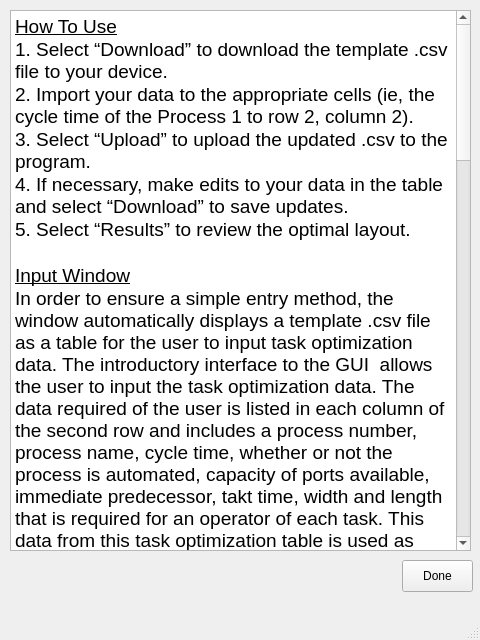
<?xml version="1.0" encoding="UTF-8"?>
<ui version="4.0">
 <class>MainWindow</class>
 <widget class="QMainWindow" name="MainWindow">
  <property name="geometry">
   <rect>
    <x>0</x>
    <y>0</y>
    <width>480</width>
    <height>640</height>
   </rect>
  </property>
  <property name="windowTitle">
   <string>MainWindow</string>
  </property>
  <widget class="QWidget" name="centralwidget">
   <widget class="QPushButton" name="pushButtonDone">
    <property name="geometry">
     <rect>
      <x>402</x>
      <y>560</y>
      <width>71</width>
      <height>32</height>
     </rect>
    </property>
    <property name="text">
     <string>Done</string>
    </property>
   </widget>
   <widget class="QTextBrowser" name="textBrowser">
    <property name="geometry">
     <rect>
      <x>10</x>
      <y>10</y>
      <width>461</width>
      <height>541</height>
     </rect>
    </property>
    <property name="styleSheet">
     <string notr="true">font: 14pt &quot;Helvetica&quot;;</string>
    </property>
    <property name="html">
     <string>&lt;!DOCTYPE HTML PUBLIC &quot;-//W3C//DTD HTML 4.0//EN&quot; &quot;http://www.w3.org/TR/REC-html40/strict.dtd&quot;&gt;
&lt;html&gt;&lt;head&gt;&lt;meta name=&quot;qrichtext&quot; content=&quot;1&quot; /&gt;&lt;style type=&quot;text/css&quot;&gt;
p, li { white-space: pre-wrap; }
&lt;/style&gt;&lt;/head&gt;&lt;body style=&quot; font-family:'Helvetica'; font-size:14pt; font-weight:400; font-style:normal;&quot;&gt;
&lt;p style=&quot; margin-top:0px; margin-bottom:0px; margin-left:0px; margin-right:0px; -qt-block-indent:0; text-indent:0px;&quot;&gt;&lt;a name=&quot;docs-internal-guid-2575220b-7fff-4287-2557-40c273b83d74&quot;&gt;&lt;/a&gt;&lt;span style=&quot; text-decoration: underline; color:#000000; background-color:transparent;&quot;&gt;H&lt;/span&gt;&lt;span style=&quot; text-decoration: underline; color:#000000; background-color:transparent;&quot;&gt;ow To Use&lt;/span&gt;&lt;/p&gt;
&lt;p style=&quot; margin-top:0px; margin-bottom:0px; margin-left:0px; margin-right:0px; -qt-block-indent:0; text-indent:0px;&quot;&gt;&lt;a name=&quot;docs-internal-guid-19474c79-7fff-71cc-b538-8d911e409bbf&quot;&gt;&lt;/a&gt;&lt;span style=&quot; color:#000000; background-color:transparent;&quot;&gt;1&lt;/span&gt;&lt;span style=&quot; color:#000000; background-color:transparent;&quot;&gt;. Select “Download” to download the template .csv file to your device.&lt;/span&gt;&lt;/p&gt;
&lt;p style=&quot; margin-top:0px; margin-bottom:0px; margin-left:0px; margin-right:0px; -qt-block-indent:0; text-indent:0px;&quot;&gt;&lt;span style=&quot; color:#000000; background-color:transparent;&quot;&gt;2. &lt;/span&gt;&lt;a name=&quot;docs-internal-guid-5ca41c6e-7fff-b358-a499-ee987e804574&quot;&gt;&lt;/a&gt;&lt;span style=&quot; color:#000000; background-color:transparent;&quot;&gt;I&lt;/span&gt;&lt;span style=&quot; color:#000000; background-color:transparent;&quot;&gt;mport your data to the appropriate cells (ie, the cycle time of the Process 1 to row 2, column 2).&lt;/span&gt;&lt;/p&gt;
&lt;p style=&quot; margin-top:0px; margin-bottom:0px; margin-left:0px; margin-right:0px; -qt-block-indent:0; text-indent:0px;&quot;&gt;&lt;span style=&quot; color:#000000; background-color:transparent;&quot;&gt;3. &lt;/span&gt;&lt;a name=&quot;docs-internal-guid-a22eb044-7fff-dd43-89b7-e1263a7f52ba&quot;&gt;&lt;/a&gt;&lt;span style=&quot; color:#000000; background-color:transparent;&quot;&gt;S&lt;/span&gt;&lt;span style=&quot; font-family:'Arial'; color:#000000; background-color:transparent;&quot;&gt;elect “Upload” to upload the updated .csv to the program.&lt;/span&gt;&lt;/p&gt;
&lt;p style=&quot; margin-top:0px; margin-bottom:0px; margin-left:0px; margin-right:0px; -qt-block-indent:0; text-indent:0px;&quot;&gt;&lt;span style=&quot; font-family:'Arial'; color:#000000; background-color:transparent;&quot;&gt;4. &lt;/span&gt;&lt;a name=&quot;docs-internal-guid-f542fd04-7fff-fa75-50b5-0bfb89917490&quot;&gt;&lt;/a&gt;&lt;span style=&quot; font-family:'Arial'; color:#000000; background-color:transparent;&quot;&gt;I&lt;/span&gt;&lt;span style=&quot; font-family:'Arial'; color:#000000; background-color:transparent;&quot;&gt;f necessary, make edits to your data in the table and select “Download” to save updates.&lt;/span&gt;&lt;/p&gt;
&lt;p style=&quot; margin-top:0px; margin-bottom:0px; margin-left:0px; margin-right:0px; -qt-block-indent:0; text-indent:0px;&quot;&gt;&lt;span style=&quot; font-family:'Arial'; color:#000000; background-color:transparent;&quot;&gt;5. &lt;/span&gt;&lt;a name=&quot;docs-internal-guid-38d91a71-7fff-4e37-288b-d14484009e3c&quot;&gt;&lt;/a&gt;&lt;span style=&quot; font-family:'Arial'; color:#000000; background-color:transparent;&quot;&gt;S&lt;/span&gt;&lt;span style=&quot; font-family:'Arial'; color:#000000; background-color:transparent;&quot;&gt;elect “Results” to review the optimal layout.&lt;/span&gt;&lt;/p&gt;
&lt;p style=&quot;-qt-paragraph-type:empty; margin-top:0px; margin-bottom:0px; margin-left:0px; margin-right:0px; -qt-block-indent:0; text-indent:0px; font-family:'Arial'; color:#000000;&quot;&gt;&lt;br /&gt;&lt;/p&gt;
&lt;p style=&quot; margin-top:0px; margin-bottom:0px; margin-left:0px; margin-right:0px; -qt-block-indent:0; text-indent:0px;&quot;&gt;&lt;span style=&quot; font-family:'Arial'; text-decoration: underline; color:#000000;&quot;&gt;Input Window&lt;/span&gt;&lt;/p&gt;
&lt;p style=&quot; margin-top:0px; margin-bottom:0px; margin-left:0px; margin-right:0px; -qt-block-indent:0; text-indent:0px;&quot;&gt;&lt;span style=&quot; font-family:'Arial'; color:#000000;&quot;&gt;In order to ensure a simple entry method, the window automatically displays a template .csv file as a table for the user to input task optimization data. The introductory interface to the GUI  allows the user to input the task optimization data. The data required of the user is listed in each column of the second row and includes a process number, process name, cycle time, whether or not the process is automated, capacity of ports available, immediate predecessor, takt time, width and length that is required for an operator of each task. This data from this task optimization table is used as inputs for the optimization script.&lt;/span&gt;&lt;/p&gt;
&lt;p style=&quot;-qt-paragraph-type:empty; margin-top:0px; margin-bottom:0px; margin-left:0px; margin-right:0px; -qt-block-indent:0; text-indent:0px; font-family:'Arial'; color:#000000;&quot;&gt;&lt;br /&gt;&lt;/p&gt;
&lt;p style=&quot; margin-top:0px; margin-bottom:0px; margin-left:0px; margin-right:0px; -qt-block-indent:0; text-indent:0px;&quot;&gt;&lt;span style=&quot; font-family:'Arial'; color:#000000;&quot;&gt;There are four pushbuttons at the bottom of the window. The &amp;quot;Download&amp;quot; pushbutton in the bottom right allows the user to download their inputted data as a .csv file and save it with their choice of file name. The &amp;quot;Upload&amp;quot; pushbutton, located to the right of the &amp;quot;Download&amp;quot; pushbutton, lets the user upload any changes made directly to the .csv file by selecting their choice of file with a file directory window. When selected, the &amp;quot;Results&amp;quot; pushbutton, located to the right of the &amp;quot;Upload&amp;quot; pushbutton, prompts the optimization suite to take the data inputted and run the optimization script.&lt;/span&gt;&lt;/p&gt;
&lt;p style=&quot;-qt-paragraph-type:empty; margin-top:0px; margin-bottom:0px; margin-left:0px; margin-right:0px; -qt-block-indent:0; text-indent:0px; font-family:'Arial'; text-decoration: underline; color:#000000;&quot;&gt;&lt;br /&gt;&lt;/p&gt;
&lt;p style=&quot; margin-top:0px; margin-bottom:0px; margin-left:0px; margin-right:0px; -qt-block-indent:0; text-indent:0px;&quot;&gt;&lt;span style=&quot; font-family:'Arial'; text-decoration: underline; color:#000000;&quot;&gt;Results Window&lt;/span&gt;&lt;/p&gt;
&lt;p style=&quot; margin-top:0px; margin-bottom:0px; margin-left:0px; margin-right:0px; -qt-block-indent:0; text-indent:0px;&quot;&gt;&lt;span style=&quot; font-family:'Arial'; color:#000000;&quot;&gt;The Results window that appears when the user presses the &amp;quot;Results&amp;quot; pushbutton in the bottom right corner on the Input Window. This window displays a table of the solution with the optimized task grouping assignments for the manufacturing facility. The data presented for the user is listed in each column of the first row and details each station number with its assigned task, number of operators and number of computer operators. &lt;/span&gt;&lt;/p&gt;
&lt;p style=&quot;-qt-paragraph-type:empty; margin-top:0px; margin-bottom:0px; margin-left:0px; margin-right:0px; -qt-block-indent:0; text-indent:0px; font-family:'Arial'; color:#000000;&quot;&gt;&lt;br /&gt;&lt;/p&gt;
&lt;p style=&quot; margin-top:0px; margin-bottom:0px; margin-left:0px; margin-right:0px; -qt-block-indent:0; text-indent:0px;&quot;&gt;&lt;span style=&quot; font-family:'Arial'; color:#000000;&quot;&gt;Similarly to the Input Window, the Results Window includes pushbuttons. The &amp;quot;Help&amp;quot; pusbutton in the bottom left corner maintains the same documentation information as the Input Window documentation. The &amp;quot;Save Table&amp;quot; and &amp;quot;Save Layout&amp;quot; pushbuttons allows the user to save the optimized solution of task distribution and station placement layout through a file directory window. Finally, the &amp;quot;Close&amp;quot; pushbutton terminates the program but warns the user the save the file before closing with the warning&lt;/span&gt;&lt;/p&gt;
&lt;p style=&quot;-qt-paragraph-type:empty; margin-top:0px; margin-bottom:0px; margin-left:0px; margin-right:0px; -qt-block-indent:0; text-indent:0px; font-family:'Arial'; color:#000000;&quot;&gt;&lt;br /&gt;&lt;/p&gt;
&lt;p style=&quot; margin-top:0px; margin-bottom:0px; margin-left:0px; margin-right:0px; -qt-block-indent:0; text-indent:0px;&quot;&gt;&lt;a name=&quot;docs-internal-guid-fbd5f8dc-7fff-7204-8372-8e8346e8e098&quot;&gt;&lt;/a&gt;&lt;span style=&quot; font-family:'Arial'; text-decoration: underline; color:#000000; background-color:transparent;&quot;&gt;A&lt;/span&gt;&lt;span style=&quot; font-family:'Arial'; text-decoration: underline; color:#000000; background-color:transparent;&quot;&gt;bout&lt;/span&gt;&lt;/p&gt;
&lt;p style=&quot; margin-top:0px; margin-bottom:0px; margin-left:0px; margin-right:0px; -qt-block-indent:0; text-indent:0px;&quot;&gt;&lt;a name=&quot;docs-internal-guid-916b04ab-7fff-cebd-e2f6-833938309269&quot;&gt;&lt;/a&gt;&lt;span style=&quot; font-family:'Arial'; color:#000000; background-color:transparent;&quot;&gt;T&lt;/span&gt;&lt;span style=&quot; font-family:'Arial'; color:#000000; background-color:transparent;&quot;&gt;his program was created by the Harvey Mudd College Global Clinic team during the 2019-2020 academic year. The motivation for this project and the accompanying software is outlined below.&lt;/span&gt;&lt;/p&gt;
&lt;p style=&quot;-qt-paragraph-type:empty; margin-top:0px; margin-bottom:0px; margin-left:0px; margin-right:0px; -qt-block-indent:0; text-indent:0px; font-family:'Arial'; color:#000000;&quot;&gt;&lt;br /&gt;&lt;/p&gt;
&lt;p style=&quot; margin-top:0px; margin-bottom:0px; margin-left:0px; margin-right:0px; -qt-block-indent:0; text-indent:0px;&quot;&gt;&lt;a name=&quot;docs-internal-guid-17dd7f03-7fff-ee2a-8f36-92af26c83006&quot;&gt;&lt;/a&gt;&lt;span style=&quot; font-family:'Arial'; color:#000000; background-color:transparent;&quot;&gt;W&lt;/span&gt;&lt;span style=&quot; font-family:'Arial'; color:#000000; background-color:transparent;&quot;&gt;ithin a manufacturing facility, continuous improvement projects help address the need for constant change and adaptation within a facility to the customer’s demands. These projects can result in a facility incorporating new equipment, new processes, or altering the distribution of operators. Depending on the size and industry a particular facility operates in, the initial cost of these changes can be large enough to dissuade the implementation of programs and efforts  long-term savings. Though industry-standard software exists to solve this type of problem, these solutions typically exist in facility-specific tools that are expensive and time-intensive to create. The HMC team set out to prototype a general optimization tool that would not be facility-specific, but instead be an open-source tool that any facility could use to quickly and inexpensively evaluate changes to their production line.&lt;/span&gt;&lt;/p&gt;
&lt;p style=&quot; margin-top:0px; margin-bottom:0px; margin-left:0px; margin-right:0px; -qt-block-indent:0; text-indent:0px;&quot;&gt;&lt;span style=&quot; font-family:'.Helvetica';&quot;&gt;&lt;br /&gt;&lt;/span&gt;&lt;/p&gt;
&lt;p style=&quot; margin-top:0px; margin-bottom:0px; margin-left:0px; margin-right:0px; -qt-block-indent:0; text-indent:0px;&quot;&gt;&lt;span style=&quot; font-family:'.Helvetica';&quot;&gt;&lt;br /&gt;&lt;/span&gt;&lt;/p&gt;&lt;/body&gt;&lt;/html&gt;</string>
    </property>
   </widget>
  </widget>
  <widget class="QMenuBar" name="menubar">
   <property name="geometry">
    <rect>
     <x>0</x>
     <y>0</y>
     <width>480</width>
     <height>22</height>
    </rect>
   </property>
  </widget>
  <widget class="QStatusBar" name="statusbar"/>
 </widget>
 <resources/>
 <connections/>
</ui>
